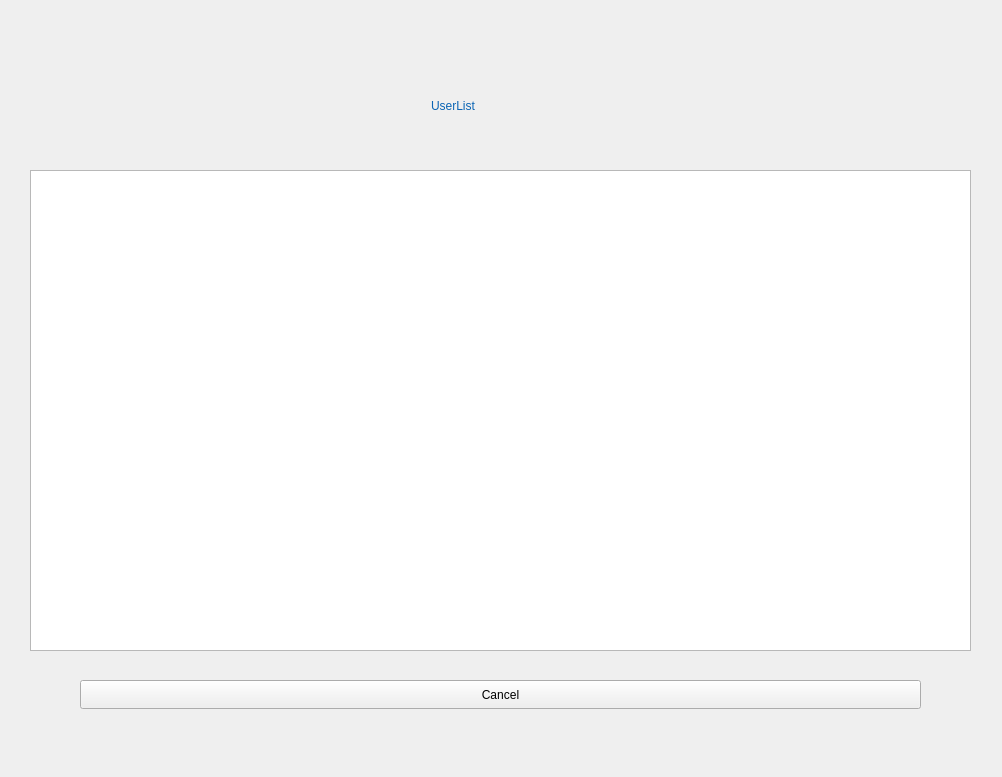
<?xml version="1.0" encoding="UTF-8"?>
<ui version="4.0">
 <class>FormListUser</class>
 <widget class="QWidget" name="FormListUser">
  <property name="geometry">
   <rect>
    <x>0</x>
    <y>0</y>
    <width>1002</width>
    <height>777</height>
   </rect>
  </property>
  <property name="windowTitle">
   <string>Form</string>
  </property>
  <widget class="QTableWidget" name="tableWidget">
   <property name="geometry">
    <rect>
     <x>30</x>
     <y>170</y>
     <width>941</width>
     <height>481</height>
    </rect>
   </property>
  </widget>
  <widget class="QLabel" name="bgContent">
   <property name="geometry">
    <rect>
     <x>30</x>
     <y>70</y>
     <width>941</width>
     <height>661</height>
    </rect>
   </property>
   <property name="text">
    <string/>
   </property>
   <property name="pixmap">
    <pixmap>../../Image/Hinh-Nen-Trang-10.webp</pixmap>
   </property>
  </widget>
  <widget class="QLabel" name="label_3">
   <property name="geometry">
    <rect>
     <x>420</x>
     <y>80</y>
     <width>211</width>
     <height>51</height>
    </rect>
   </property>
   <property name="styleSheet">
    <string notr="true">QLabel{
	font: 24pt &quot;Showcard Gothic&quot;;
	padding: 0 8px;

	color:rgb(10,100,180);
}</string>
   </property>
   <property name="text">
    <string>UserList</string>
   </property>
  </widget>
  <widget class="QLabel" name="bgContainer">
   <property name="geometry">
    <rect>
     <x>-60</x>
     <y>-10</y>
     <width>1201</width>
     <height>811</height>
    </rect>
   </property>
   <property name="text">
    <string/>
   </property>
   <property name="pixmap">
    <pixmap>../../Image/sky_blue_partly_cloudy_sky_blue_azur_azure_bright_blue_light-1239095.jpg</pixmap>
   </property>
  </widget>
  <widget class="QPushButton" name="btnCancel">
   <property name="geometry">
    <rect>
     <x>80</x>
     <y>680</y>
     <width>841</width>
     <height>29</height>
    </rect>
   </property>
   <property name="text">
    <string>Cancel</string>
   </property>
  </widget>
  <zorder>bgContainer</zorder>
  <zorder>bgContent</zorder>
  <zorder>label_3</zorder>
  <zorder>tableWidget</zorder>
  <zorder>btnCancel</zorder>
 </widget>
 <resources/>
 <connections/>
</ui>
